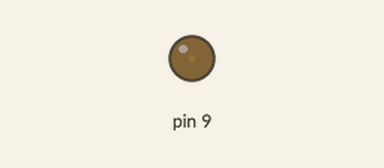
Bench run of a sketch on a simulated Arduino Uno, built with avr-gcc and run on an emulated ATmega328P. On the bench: output pins drawn as LEDs (lit = HIGH).

Above: at 0.05 s.
At 0.95 s:
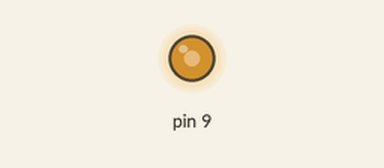
At 1.4 s:
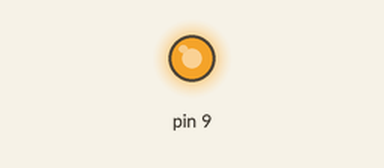
At 2.75 s:
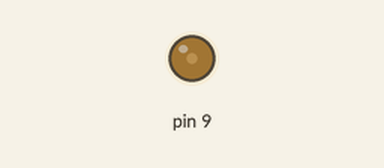
Timing chart, 0 to 7.0 s (numbered marks = the images above):
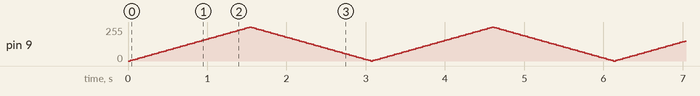

The sketch:

brt.ino
```cpp
int brt=0;
int fade=5;


void setup() {
  // put your setup code here, to run once:
 pinMode(9,OUTPUT);
}

void loop() {
  // put your main code here, to run repeatedly:
analogWrite(9,brt);

brt=brt+fade;
 if(brt==0||brt==255)
  {
    fade=-fade;
  }
  delay(30);
}
```
